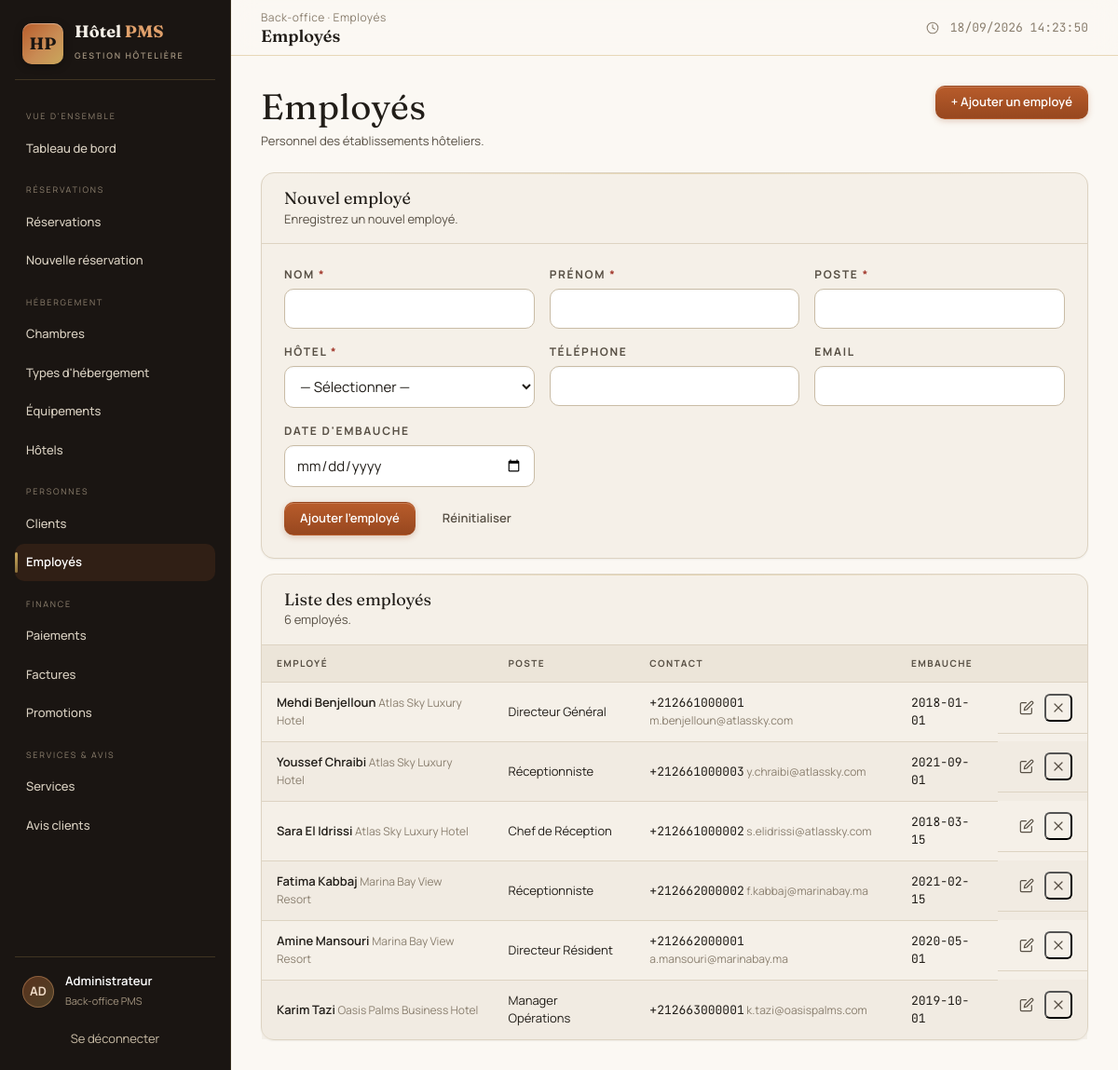
Page /employes.php (signed in) on the committed database.
### tables this page shows
CREATE TABLE employe (
    id_employe INT AUTO_INCREMENT PRIMARY KEY,
    id_hotel INT NOT NULL,
    nom VARCHAR(50) NOT NULL,
    prenom VARCHAR(50) NOT NULL,
    poste VARCHAR(50) NOT NULL,
    telephone VARCHAR(20) NULL,
    email VARCHAR(100) NULL,
    date_embauche DATE NULL,
    CONSTRAINT fk_employe_hotel FOREIGN KEY (id_hotel) 
        REFERENCES hotel(id_hotel) 
        ON DELETE RESTRICT 
        ON UPDATE CASCADE
);

CREATE TABLE hotel (
    id_hotel INT AUTO_INCREMENT PRIMARY KEY,
    nom_hotel VARCHAR(100) NOT NULL,
    adresse VARCHAR(200) NOT NULL,
    ville VARCHAR(50) NOT NULL,
    pays VARCHAR(50) NOT NULL,
    telephone VARCHAR(20) NULL,
    email VARCHAR(100) NULL,
    categorie_etoiles TINYINT NULL,
    date_ouverture DATE NULL,
    created_at DATETIME DEFAULT CURRENT_TIMESTAMP,
    CONSTRAINT chk_hotel_etoiles CHECK (categorie_etoiles IS NULL OR (categorie_etoiles BETWEEN 1 AND 5))
);

### employes.php (the view, shortened to what this page needs)
<?php
require_once __DIR__ . "/includes/header.php";
$edit = null;
$employes = $pdo->query(
    "SELECT e.*, h.nom_hotel
     FROM employe e
     JOIN hotel h ON h.id_hotel = e.id_hotel
     ORDER BY h.nom_hotel, e.nom, e.prenom"
)->fetchAll();
?>
<div class="page-head">
    <div>
        <h1>Employés</h1>
        <p>Personnel des établissements hôteliers.</p>
    </div>
    <a href="employes.php#form" class="btn primary">+ Ajouter un employé</a>
</div>
<div class="stack">
    <div class="card" id="form">
        <div class="card-head">
            <div>
                <h3><?= $edit ? "Modifier l'employé" : "Nouvel employé" ?></h3>
                <p><?= $edit ? "Mettez à jour les informations de l'employé." : "Enregistrez un nouvel employé." ?></p>
            </div>
        </div>
        <div class="card-body">
            <form method="POST" class="form-grid">
                <div class="form-group">
                    <label for="nom">Nom <span class="req">*</span></label>
                    <input type="text" id="nom" name="nom" required value="<?= htmlspecialchars($edit["nom"] ?? "") ?>">
                </div>
                <div class="form-group">
                    <label for="prenom">Prénom <span class="req">*</span></label>
                    <input type="text" id="prenom" name="prenom" required value="<?= htmlspecialchars($edit["prenom"] ?? "") ?>">
                </div>
                <div class="form-group">
                    <label for="poste">Poste <span class="req">*</span></label>
                    <input type="text" id="poste" name="poste" required value="<?= htmlspecialchars($edit["poste"] ?? "") ?>">
                </div>
                <div class="form-group">
                    <label for="id_hotel">Hôtel <span class="req">*</span></label>
                    <select id="id_hotel" name="id_hotel" required>
                        <option value="">— Sélectionner —</option>
                    </select>
                </div>
                <div class="form-group">
                    <label for="telephone">Téléphone</label>
                    <input type="tel" id="telephone" name="telephone" value="<?= htmlspecialchars($edit["telephone"] ?? "") ?>">
                </div>
                <div class="form-group">
                    <label for="email">Email</label>
                    <input type="email" id="email" name="email" value="<?= htmlspecialchars($edit["email"] ?? "") ?>">
                </div>
                <div class="form-group">
                    <label for="date_embauche">Date d'embauche</label>
                    <input type="date" id="date_embauche" name="date_embauche" value="<?= htmlspecialchars($edit["date_embauche"] ?? "") ?>">
                </div>
                <div class="form-actions" style="grid-column: 1 / -1; margin-top:0">
                    <button type="submit" class="btn primary"><?= $edit ? "Enregistrer" : "Ajouter l'employé" ?></button>
                    <a href="employes.php" class="btn ghost">Réinitialiser</a>
                </div>
            </form>
        </div>
    </div>
    <div class="card">
        <div class="card-head">
            <div>
                <h3>Liste des employés</h3>
                <p><?= count($employes) ?> employé<?= count($employes) > 1 ? "s" : "" ?>.</p>
            </div>
        </div>
        <div class="card-body" style="padding:0">
            <div class="table-wrap">
                <table class="table">
                    <thead>
                        <tr>
                            <th>Employé</th>
                            <th>Poste</th>
                            <th>Contact</th>
                            <th>Embauche</th>
                            <th></th>
                        </tr>
                    </thead>
                    <tbody>
                        <?php foreach ($employes as $e): ?>
                            <tr>
                                <td>
                                    <span class="cell-main"><?= htmlspecialchars($e["prenom"] . " " . $e["nom"]) ?></span>
                                    <span class="cell-sub"><?= htmlspecialchars($e["nom_hotel"]) ?></span>
                                </td>
                                <td><?= htmlspecialchars($e["poste"]) ?></td>
                                <td>
                                    <span class="mono"><?= htmlspecialchars($e["telephone"] ?? "—") ?></span>
                                    <span class="cell-sub"><?= htmlspecialchars($e["email"] ?? "") ?></span>
                                </td>
                                <td class="mono"><?= htmlspecialchars($e["date_embauche"] ?? "—") ?></td>
                                <td class="table-actions">
                                    <a href="employes.php?edit=<?= (int) $e["id_employe"] ?>" title="Modifier">✎</a>
                                    <form method="POST" style="display:inline" data-confirm="Supprimer l'employé « <?= htmlspecialchars($e["prenom"] . " " . $e["nom"]) ?> » ?">
                                        <button type="submit" class="row-action danger" title="Supprimer">✕</button>
                                    </form>
                                </td>
                            </tr>
                        <?php endforeach; ?>
                    </tbody>
                </table>
            </div>
        </div>
    </div>
</div>
<?php require __DIR__ . "/includes/footer.php"; ?>

### rows in the picture
employe: prenom+nom "Mehdi Benjelloun", id_hotel.nom_hotel "Atlas Sky Luxury Hotel", poste "Directeur Général", telephone "+212661000001", email "m.benjelloun@atlassky.com", date_embauche "2018-01-01"
employe: prenom+nom "Youssef Chraibi", id_hotel.nom_hotel "Atlas Sky Luxury Hotel", poste "Réceptionniste", telephone "+212661000003", email "y.chraibi@atlassky.com", date_embauche "2021-09-01"
employe: prenom+nom "Sara El Idrissi", id_hotel.nom_hotel "Atlas Sky Luxury Hotel", poste "Chef de Réception", telephone "+212661000002", email "s.elidrissi@atlassky.com", date_embauche "2018-03-15"
employe: prenom+nom "Fatima Kabbaj", id_hotel.nom_hotel "Marina Bay View Resort", poste "Réceptionniste", telephone "+212662000002", email "f.kabbaj@marinabay.ma", date_embauche "2021-02-15"
employe: prenom+nom "Amine Mansouri", id_hotel.nom_hotel "Marina Bay View Resort", poste "Directeur Résident", telephone "+212662000001", email "a.mansouri@marinabay.ma", date_embauche "2020-05-01"
employe: prenom+nom "Karim Tazi", id_hotel.nom_hotel "Oasis Palms Business Hotel", poste "Manager Opérations", telephone "+212663000001", email "k.tazi@oasispalms.com", date_embauche "2019-10-01"

### other values in the picture
$label "VUE D'ENSEMBLE"
$title "Tableau de bord"
$label "RÉSERVATIONS"
$title "Réservations"
$title "Nouvelle réservation"
$label "HÉBERGEMENT"
$title "Chambres"
$title "Types d'hébergement"
$title "Équipements"
$title "Hôtels"
$label "PERSONNES"
$title "Clients"
$title "Employés"
$label "FINANCE"
$title "Paiements"
